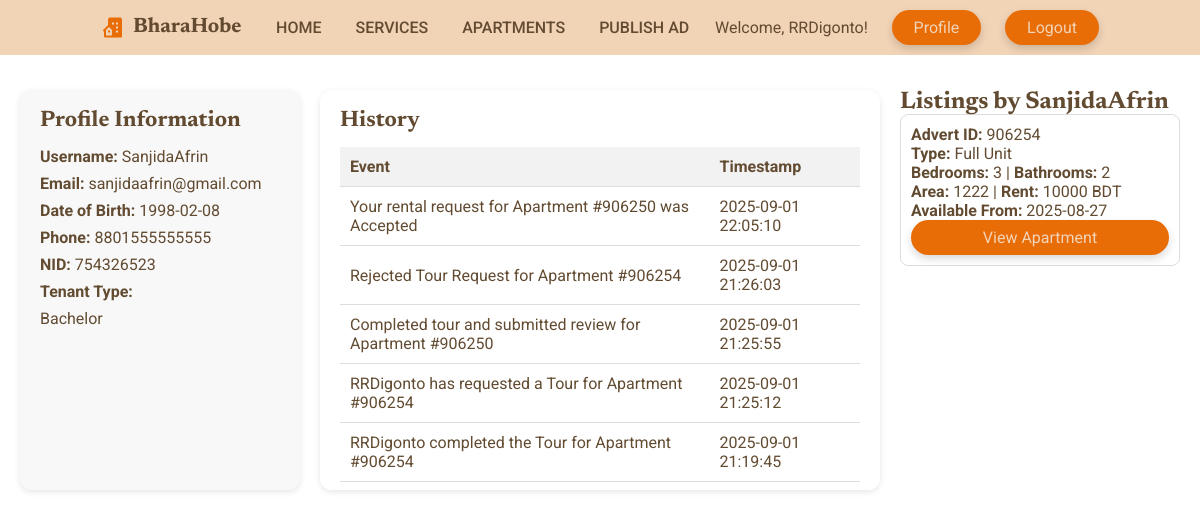
Screenshot of /BharaHobeProject/renter_profile.php?username=SanjidaAfrin (signed in) with the database file from the repository.
### tables this page shows
CREATE TABLE `users` (
  `username` varchar(50) NOT NULL,
  `email` varchar(50) NOT NULL,
  `date_of_birth` date NOT NULL,
  `nid` int(20) UNSIGNED NOT NULL,
  `Phone_no` bigint(20) NOT NULL,
  `password` varchar(255) NOT NULL,
  `ten_flag` tinyint(1) NOT NULL,
  `ten_type` enum('Bachelor','Family') DEFAULT NULL,
  `ren_flag` tinyint(1) NOT NULL
);

CREATE TABLE `history` (
  `username` varchar(50) NOT NULL,
  `event` text NOT NULL,
  `date_time` datetime NOT NULL DEFAULT current_timestamp()
);

CREATE TABLE `apartment` (
  `advert_id` int(10) UNSIGNED NOT NULL,
  `renter_username` varchar(50) NOT NULL,
  `no_of_bed` int(10) UNSIGNED NOT NULL,
  `no_of_wash` int(10) UNSIGNED NOT NULL,
  `available_from` date NOT NULL,
  `PO_District` varchar(30) NOT NULL,
  `Road` varchar(100) NOT NULL,
  `House_no` varchar(20) NOT NULL,
  `rent` int(10) UNSIGNED NOT NULL,
  `area` int(10) UNSIGNED DEFAULT NULL,
  `apt_type` enum('Sublet','Full Unit') DEFAULT NULL,
  `description` text NOT NULL
);

### BharaHobeProject/renter_profile.php (the view, shortened to what this page needs)
<?php
require_once('dbconnect.php');
$logged_in_username = $_SESSION['username'];
$profile_username = $_GET['username'];
$sql = "SELECT username, email, date_of_birth, Phone_no, nid, ten_type, ren_flag FROM users WHERE username='$profile_username'";
$result = mysqli_query($conn, $sql);
$user = mysqli_fetch_assoc($result);
$history_sql = "SELECT * FROM history WHERE username='$profile_username' ORDER BY date_time DESC";
$history_result = mysqli_query($conn, $history_sql);
$apartments_result = mysqli_query($conn, "
    SELECT advert_id, apt_type, rent, no_of_bed, no_of_wash, area, available_from
    FROM apartment
    WHERE renter_username='$profile_username'
    ORDER BY advert_id DESC
");
?>
<!DOCTYPE html>
<html lang="en">
<head>
<link rel="stylesheet" href="css/style.css">
<link rel="stylesheet" href="https://cdn.jsdelivr.net/npm/boxicons@latest/css/boxicons.min.css">
</head>
<body class="profile-page">
<header>
    <div class="nav container">
        <a href="index.php" class="logo"><i class='bx bxs-building-house'></i>BharaHobe</a>
        <ul class="navbar">
            <li><a href="index.php">Home</a></li>
            <li><a href="#Services">Services</a></li>
            <li><a href="apartments.php">Apartments</a></li>
            <li><a href="publishad.php">Publish Ad</a></li>
        </ul>
        <span class="welcome">Welcome, <?= htmlspecialchars($logged_in_username); ?>!</span>
        <a href="profile.php" class="btn">Profile</a>
        <a href="logout.php" class="btn">Logout</a>
    </div>
</header>
<main class="profile-container">
<div class="profile-info">
    <h2>Profile Information</h2>
    <p><strong>Username:</strong> <?= htmlspecialchars($user['username']); ?></p>
    <p><strong>Email:</strong> <?= htmlspecialchars($user['email']); ?></p>
    <p><strong>Date of Birth:</strong> <?= htmlspecialchars($user['date_of_birth']); ?></p>
    <p><strong>Phone:</strong> <?= htmlspecialchars($user['Phone_no']); ?></p>
    <p><strong>NID:</strong> <?= htmlspecialchars($user['nid']); ?></p>
    <p><strong>Tenant Type:</strong></p>
    <?php if ($logged_in_username === $user['username']): ?>
        <form method="POST" action="" class="tenant-form">
            <select name="ten_type" class="tenant-type">
                <option value="" disabled <?php if (empty($user['ten_type'])) echo 'selected'; ?>>Select Tenant Type</option>
                <option value="Family" <?php if ($user['ten_type'] == 'Family') echo 'selected'; ?>>Family</option>
                <option value="Bachelor" <?php if ($user['ten_type'] == 'Bachelor') echo 'selected'; ?>>Bachelor</option>
            </select>
            <button type="submit" name="update_ten_type" class="tenant-type-button">Update</button>
        </form>
    <?php else: ?>
        <p><?= htmlspecialchars($user['ten_type'] ?? 'Not set'); ?></p>
    <?php endif; ?>
</div>
<div class="profile-history">
    <h2>History</h2>
    <?php if (mysqli_num_rows($history_result) > 0): ?>
        <table>
            <thead>
                <tr>
                    <th>Event</th>
                    <th>Timestamp</th>
                </tr>
            </thead>
            <tbody>
                <?php while ($row = mysqli_fetch_assoc($history_result)): ?>
                    <tr>
                        <td><?= htmlspecialchars($row['event']); ?></td>
                        <td><?= htmlspecialchars($row['date_time']); ?></td>
                    </tr>
                <?php endwhile; ?>
            </tbody>
        </table>
    <?php else: ?>
        <p>No history available.</p>
    <?php endif; ?>
</div>
<div class="profile-empty">
    <h2>Listings by <?= htmlspecialchars($user['username']); ?></h2>
    <?php if (mysqli_num_rows($apartments_result) > 0): ?>
        <?php while ($apt = mysqli_fetch_assoc($apartments_result)): ?>
            <div style="border:1px solid #ddd; padding:10px; margin-bottom:10px; border-radius:8px;">
                <p><strong>Advert ID:</strong> <?= htmlspecialchars($apt['advert_id']); ?></p>
                <p><strong>Type:</strong> <?= htmlspecialchars($apt['apt_type']); ?></p>
                <p><strong>Bedrooms:</strong> <?= htmlspecialchars($apt['no_of_bed']); ?> |
                   <strong>Bathrooms:</strong> <?= htmlspecialchars($apt['no_of_wash']); ?></p>
                <p><strong>Area:</strong> <?= htmlspecialchars($apt['area']); ?> |
                   <strong>Rent:</strong> <?= htmlspecialchars($apt['rent']); ?> BDT</p>
                <p><strong>Available From:</strong> <?= htmlspecialchars($apt['available_from']); ?></p>
                <a href="apartment_details.php?id=<?= $apt['advert_id']; ?>" class="btn" style="width:100%; text-align:center;">View Apartment</a>
            </div>
        <?php endwhile; ?>
    <?php else: ?>
        <p>No listings available.</p>
    <?php endif; ?>
</div>
</main>
</body>
</html>

### BharaHobeProject/css/style.css (style rules this page uses)
* { font-family: "Roboto", sans-serif; margin: 0; padding: 0; box-sizing: border-box; scroll-behavior: smooth; scroll-padding-top: 3rem; list-style: none; text-decoration: none; }
h1, h2, h3, .logo { font-family: "Newsreader", serif; }
:root { --main-color:#e96d07 ; --second-color:#f19122 ; --title-color: #fdfdfd ; --text-color:#624b31 ; --bg-color:#f1d3b6 ; --box-shadow: 2px 2px 18px rgb(14 52 54 / 15%); }
body { color: var(--text-color); background: #fff; }
.container { max-width: 1068px; margin-left: auto; margin-right: auto; }
header { display: block; width: 100%; background: var(--bg-color); position: fixed; top: 0; left: 0; z-index: 100; }
.nav { display: flex; align-items: center; justify-content: space-between; padding: 10px 35px; }
.logo { display: flex; align-items: center; column-gap: 0.5rem; font-size: 1.3rem; font-weight: 700; color: var(--text-color); }
.logo .bx { font-size: 24px; color: var(--main-color); }
.navbar { display: flex; }
.navbar a { padding: 8px 17px; color: var(--text-color); font-size: 1rem; text-transform: uppercase; font-weight: 500; }
.btn { padding: 8px 22px; background: var(--main-color); color: var(--bg-color); border-radius: 5rem; display: flex; align-items: center; justify-content: center; text-align: center; }
.logo, .home-text h1, section h2 { font-family: "Newsreader", serif; }
.navbar a { position: relative; }
.navbar a::after { content: ""; position: absolute; width: 0%; height: 2px; background: var(--main-color); left: 0; bottom: -4px; transition: 0.3s; }
.btn { padding: 8px 22px; background: var(--main-color); color: var(--bg-color); border-radius: 5rem; transition: 0.3s; box-shadow: 0 4px 8px rgba(0,0,0,0.15); }
body.profile-page { padding-top: 70px; }
.profile-container { display: grid; grid-template-columns: 1fr 2fr 1fr; gap: 20px; margin: 20px; }
.profile-info { background: #f8f8f8; padding: 20px; border-radius: 12px; box-shadow: 0 2px 6px rgba(0,0,0,0.1); }
.profile-info h2 { margin-bottom: 15px; font-size: 1.4rem; }
.profile-info p { margin: 0.5rem 0; }
.profile-history { background: #fff; padding: 20px; border-radius: 12px; box-shadow: 0 2px 6px rgba(0,0,0,0.1); max-height: 400px; overflow-y: auto; }
.profile-history h2 { margin-bottom: 15px; font-size: 1.4rem; }
.profile-history table { width: 100%; border-collapse: collapse; }
.profile-history th, .profile-history td { padding: 10px; border-bottom: 1px solid #ddd; text-align: left; }
.profile-history th { background: #f2f2f2; position: sticky; top: 0; z-index: 1; }
.nav.container .btn { margin-left: 15px; }

### rows the page displays
users: username "SanjidaAfrin", email "sanjidaafrin@gmail.com", date_of_birth "1998-02-08", Phone_no "8801555555555", nid "754326523", ten_type "Bachelor"
history: event "Your rental request for Apartment #906250 was Accepted", date_time "2025-09-01 22:05:10"
history: event "Rejected Tour Request for Apartment #906254", date_time "2025-09-01 21:26:03"
history: event "Completed tour and submitted review for Apartment #906250", date_time "2025-09-01 21:25:55"
history: event "RRDigonto has requested a Tour for Apartment #906254", date_time "2025-09-01 21:25:12"
history: event "RRDigonto completed the Tour for Apartment #906254", date_time "2025-09-01 21:19:45"
apartment: advert_id "906254", apt_type "Full Unit", no_of_bed "3", no_of_wash "2", area "1222", rent "10000", available_from "2025-08-27"

### other values shown
$logged_in_username "RRDigonto"
